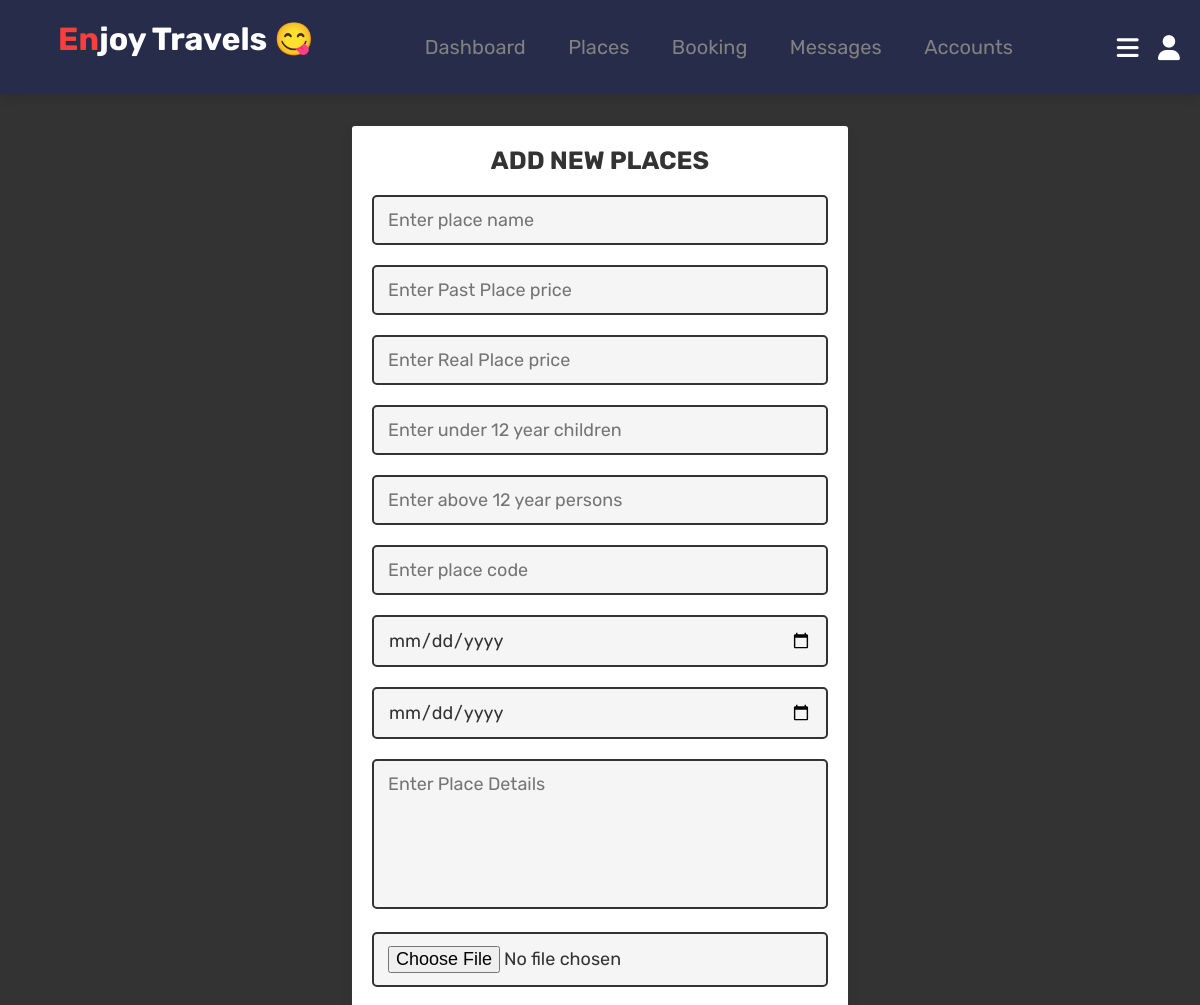
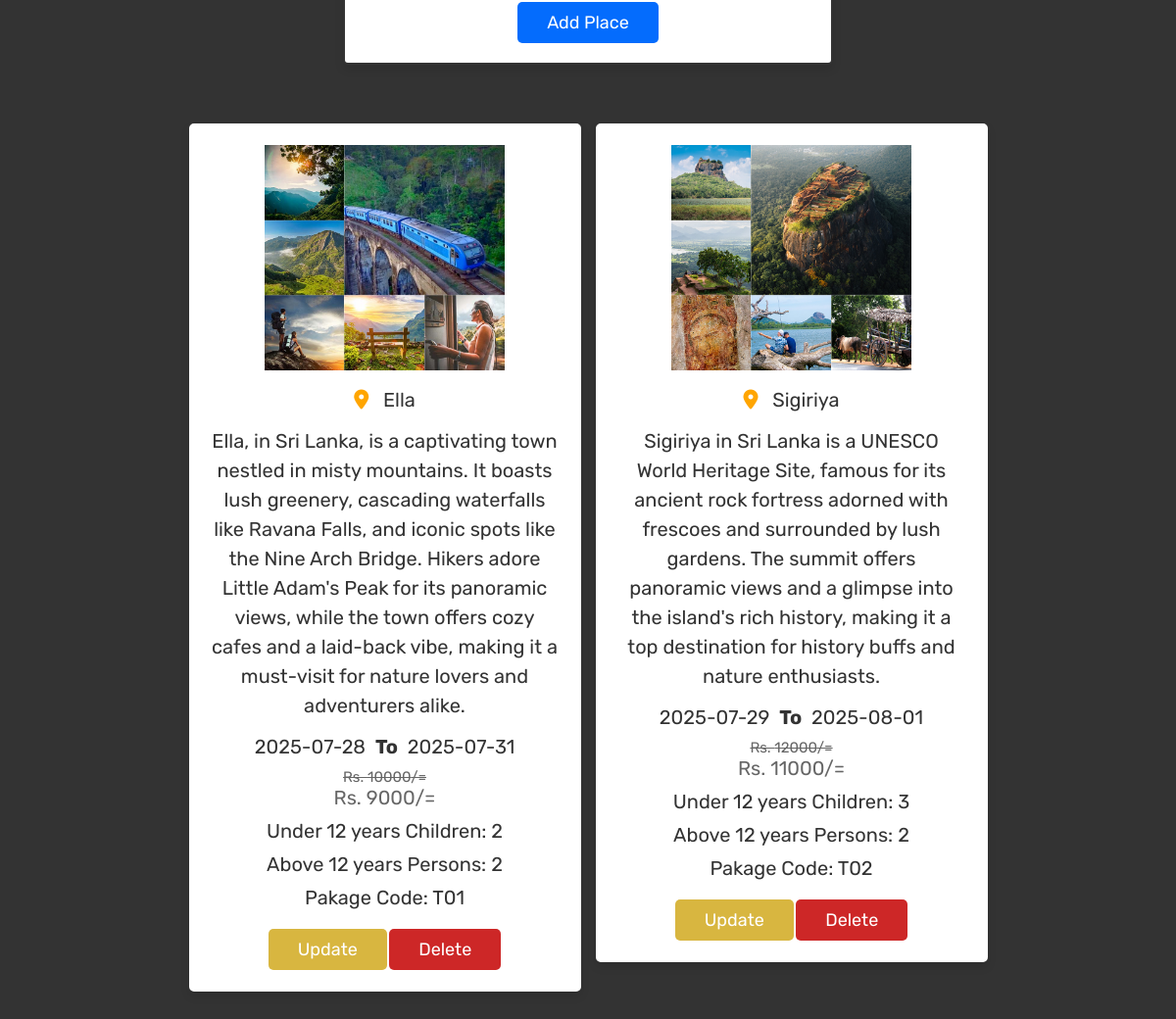
Page /admin_places.php on the committed database (2 pictures, top to bottom).
### tables this page shows
CREATE TABLE `place1` (
  `id` int(100) NOT NULL,
  `name` varchar(100) NOT NULL,
  `code` varchar(100) NOT NULL,
  `ardate` date NOT NULL,
  `ledate` date NOT NULL,
  `under` int(20) NOT NULL,
  `above` int(20) NOT NULL,
  `price` int(20) NOT NULL,
  `price1` int(20) NOT NULL,
  `details` varchar(1000) NOT NULL,
  `image` varchar(200) NOT NULL
);

### admin_places.php (the view, shortened to what this page needs)
<?php
@include 'config.php';
?>
<!DOCTYPE html>
<html lang="en">
<head>
   <link rel="stylesheet" href="https://cdnjs.cloudflare.com/ajax/libs/font-awesome/6.0.0/css/all.min.css">
   <link rel="stylesheet" href="css/admin_style2.css">
</head>
<body>
<?php @include 'admin_header.php'; ?>
<section class="add-places">
   <form action="" method="POST" enctype="multipart/form-data">
      <h3>add new places</h3>
      <input type="text" class="box" required placeholder="Enter place name" name="name">
      <input type="number" min="0" class="box" required placeholder="Enter Past Place price" name="price">
	  <input type="number" min="0" class="box" required placeholder="Enter Real Place price" name="price1">
	  <input type="number" min="0" class="box" required placeholder="Enter under 12 year children" name="under">
	  <input type="number" min="0" class="box" required placeholder="Enter above 12 year persons" name="above">
	  <input type="text" class="box" required placeholder="Enter place code" name="code">
	  <input type="date" class="box" name="ardate">
	  <input type="date" class="box" name="ledate">
      <textarea name="details" class="box" required placeholder="Enter Place Details" cols="30" rows="10"></textarea>
      <input type="file" accept="image/jpg, image/jpeg, image/png" required class="box" name="image">
      <input type="submit" value="add place" name="add_places" class="btn">
   </form>
</section>
<section class="show-places">
   <div class="box-container">
      <?php
         $select_places = mysqli_query($conn, "SELECT * FROM `place1`") or die('query failed');
         if(mysqli_num_rows($select_places) > 0){
            while($fetch_places = mysqli_fetch_assoc($select_places)){
      ?>
      <div class="box" method="POST">
	     <img class="image" src="uploaded_img/<?php echo $fetch_places['image']; ?>" alt="">
		 <div class="name"><i class="fas fa-map-marker-alt"></i>&nbsp; &nbsp;<?php echo $fetch_places['name']; ?></div>
         <div class="details"><?php echo $fetch_places['details']; ?></div>
		 <div class="name"><?php echo $fetch_places['ardate']; ?>&nbsp; <b>To</b>&nbsp; <?php echo $fetch_places['ledate']; ?></div>
		 <div class="price">Rs. <?php echo $fetch_places['price']; ?>/=</div>
		 <div class="price1">Rs. <?php echo $fetch_places['price1']; ?>/=</div>
		 <div class="name">Under 12 years Children: <?php echo $fetch_places['under']; ?></div>
		 <div class="name">Above 12 years Persons: <?php echo $fetch_places['above']; ?></div>
		 <div class="name">Pakage Code: <?php echo $fetch_places['code']; ?></div>
         <a href="#" class="option-btn">update</a>
         <a href="admin_places.php?delete=<?php echo $fetch_places['id']; ?>" class="delete-btn" onclick="return confirm('delete this place?');">delete</a>
      </div>
      <?php
         }
      }else{
         echo '<p class="empty">no places added yet!</p>';
      }
      ?>
   </div>
</section>
</body>
</html>

### admin_header.php (shortened to what this page needs)
<header class="header">
   <div class="flex">
      <a href="admin_page.php" class="logo"><span>En</span>joy Travels 😋</a>
      <nav class="navbar">
         <a href="admin_page.php">Dashboard</a>
         <a href="admin_places.php">Places</a>
         <a href="admin_booking.php">Booking</a>
		 <a href="admin_contacts.php">Messages</a>
         <a href="admin_users.php">Accounts</a>
      </nav>
      <div class="icons">
         <div id="menu-btn" class="fas fa-bars"></div>
         <div id="user-btn" class="fas fa-user"></div>
      </div>
   </div>
</header>

### css/admin_style2.css (style rules this page uses)
* { font-family: 'Rubik', sans-serif; margin:0; padding:0; box-sizing: border-box; outline: none; border:none; text-decoration: none; transition:all .2s linear; }
html { font-size: 62.5%; overflow-x: hidden; scroll-behavior: smooth; scroll-padding-top: 6.5rem; }
body { background: #333; }
section { padding:3rem 2rem; }
.logo { margin: 0px; margin-left: 28px; font-weight: bold; color: white; margin-bottom: 30px; }
.logo span { color: #f7403b; }
.btn, .delete-btn, .option-btn { display: inline-block; border-radius: .5rem; margin-top: 1rem; font-size: 1.8rem; color: #fff; cursor: pointer; padding:1rem 3rem; text-transform: capitalize; }
.btn { background-color: #046CFD; }
.delete-btn { background-color: #CD2727; }
.option-btn { background-color: #D8B640; }
.add-places form { max-width: 50rem; border-radius: .5rem; background-color: #fff; border: .2rem solid #333; padding:2rem; text-align: center; margin:0 auto; box-shadow: 0 .5rem 1rem rgba(0,0,0,.1); }
.add-places form h3 { font-size: 2.5rem; text-transform: uppercase; color: #333; margin-bottom: 1rem; }
.add-places form .box { width: 100%; margin:1rem 0; font-size: 1.8rem; color: #333; border-radius: .5rem; background-color: #f5f5f5; padding:1.2rem 1.4rem; border: .2rem solid #333; }
.add-places form textarea { height: 15rem; resize: none; }
.show-places .box-container { display: grid; grid-template-columns: repeat(auto-fit, 40rem); gap:1.5rem; align-items: flex-start; max-width: 1200px; margin: 0 auto; justify-content: center; }
.show-places .box-container .box { text-align: center; padding: 2rem; border: .2rem solid #fff; background-color: #fff; box-shadow: 0 .5rem 1rem rgba(0,0,0,.1); border-radius: .5rem; position: relative; }
.show-places .box-container .box .image { height: 23rem; margin-bottom: .5rem; }
.show-places .box-container .box .name { margin:1rem 0; font-size: 2rem; color: #333; }
.show-places .box-container .box .details { line-height: 1.5; color: #333; font-size: 2rem; padding:.5rem 0; }
.show-places .box-container .box .name i { color: orange; }
.box-container .box .price { color:#666; font-size: 1.5rem; text-decoration: line-through; }
.box-container .box .price1 { color:#666; font-size: 2rem; }
.header { position: sticky; top:0; left:0; right:0; z-index: 1000; background-color: #272C4A; box-shadow: 0 .5rem 1rem rgba(0,0,0,.1); }
.header .flex { display: flex; align-items: center; justify-content: space-between; padding:2rem; max-width: 1200px; margin:0 auto; position: relative; }
.header .flex .icons div { font-size: 2.5rem; margin-left: 1.7rem; cursor: pointer; color: white; }
.header .flex .navbar a { padding: 15px 8px 15px 32px; font-size: 20px; color: #818181; }
.header .flex .logo { margin: 0px; margin-left: 38px; font-weight: bold; color: white; margin-bottom: 16px; font-size: 32px; }
.header .flex .logo span { color: #f7403b; }

### rows in the picture
place1: image (picture), name "Ella", details "Ella, in Sri Lanka, is a captivating town nestled in misty mountains. It boasts lush greenery, cascading waterfalls like Ravana Falls, and iconic spots like the Nine Arch Bridge. Hikers adore Little Adam's Peak for its panoramic views, while the town offers cozy cafes and a laid-back vibe, making it a must-visit for nature lovers and adventurers alike.", ardate "2025-07-28", ledate "2025-07-31", price "10000", price1 "9000", under "2", above "2", code "T01"
place1: image (picture), name "Sigiriya", details "Sigiriya in Sri Lanka is a UNESCO World Heritage Site, famous for its ancient rock fortress adorned with frescoes and surrounded by lush gardens. The summit offers panoramic views and a glimpse into the island's rich history, making it a top destination for history buffs and nature enthusiasts.", ardate "2025-07-29", ledate "2025-08-01", price "12000", price1 "11000", under "3", above "2", code "T02"
